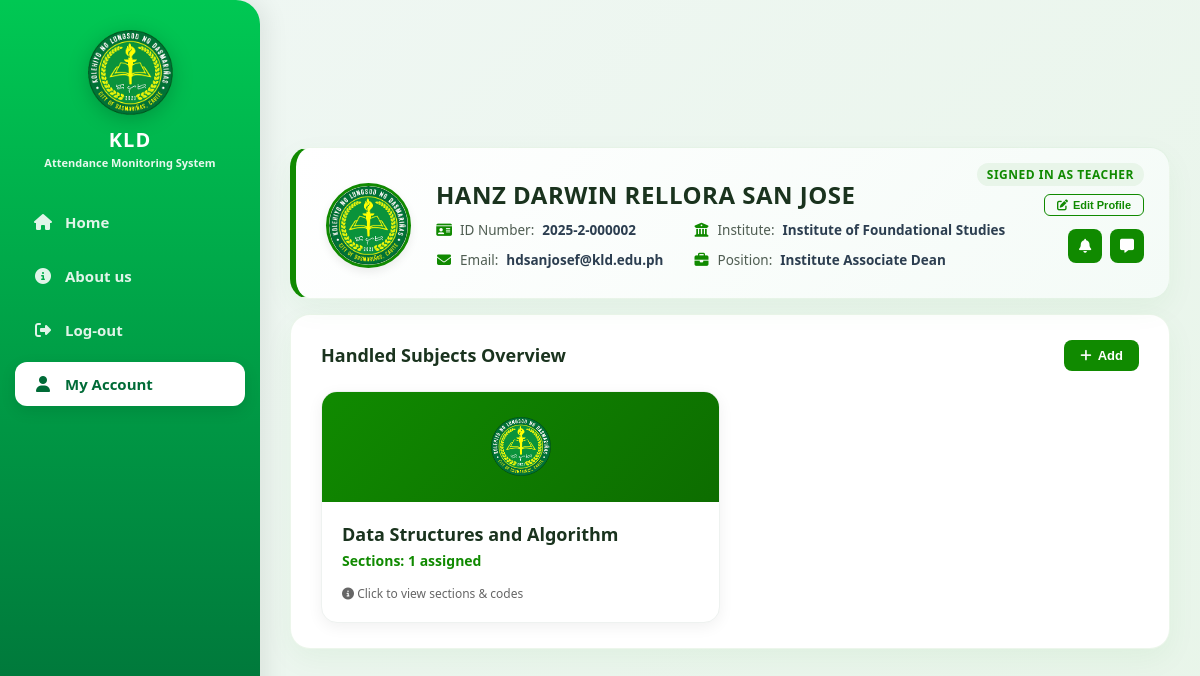
Page /teacher_dashboard.php (signed in) on the committed database.
### tables this page shows
CREATE TABLE `users` (
  `id` int(11) NOT NULL,
  `first_name` varchar(100) NOT NULL,
  `middle_name` varchar(100) DEFAULT NULL,
  `last_name` varchar(100) NOT NULL,
  `id_number` varchar(50) NOT NULL,
  `email` varchar(100) NOT NULL,
  `password` varchar(255) NOT NULL,
  `reset_code` varchar(10) DEFAULT NULL,
  `reset_expires` datetime DEFAULT NULL,
  `role` varchar(50) NOT NULL,
  `profile_pic` varchar(255) DEFAULT NULL,
  `created_at` timestamp NOT NULL DEFAULT current_timestamp(),
  `section` varchar(100) DEFAULT NULL,
  `institute` varchar(255) DEFAULT NULL,
  `position` varchar(255) DEFAULT NULL
);

### teacher_dashboard.php (the view, shortened to what this page needs)
<?php
require_once 'db_connect.php';
$teacher_id = $_SESSION['user_id'];
$stmt = $conn->prepare("SELECT first_name, middle_name, last_name, role, id_number, email, institute, position, profile_pic FROM users WHERE id = ?");
$stmt->bind_param("i", $teacher_id);
$stmt->execute();
$user = $stmt->get_result()->fetch_assoc();
$first_name = $user['first_name'] ?? '';
$middle_name = $user['middle_name'] ?? '';
$last_name = $user['last_name'] ?? '';
$stmt_sub = $conn->prepare("SELECT DISTINCT subject_name FROM teacher_subjects WHERE teacher_id = ?");
$stmt_sub->bind_param("i", $teacher_id);
$stmt_sub->execute();
$subjects_result = $stmt_sub->get_result();
?>
<!DOCTYPE html>
<html lang="en">
<head>
    <link rel="stylesheet" href="https://cdnjs.cloudflare.com/ajax/libs/font-awesome/6.4.0/css/all.min.css">
    <link rel="stylesheet" href="style.css?v=<?php echo time(); ?>">
</head>
<body>
    <nav>
        <div class="logo-container">
            <img src="kld-logo.png" alt="KLD Logo" class="sidebar-logo">
            <h3 class="brand-title">KLD</h3>
            <span class="brand-subtitle">Attendance Monitoring System</span>
        </div>
        <div class="nav-links">
            <a href="teacher_dashboard.php"><i class="fa-solid fa-house"></i> Home</a>
            <a href="about.php"><i class="fa-solid fa-circle-info"></i> About us</a>
            <a href="logout.php"><i class="fa-solid fa-right-from-bracket"></i> Log-out</a>
            <a href="teacher_dashboard.php" class="active"><i class="fa-solid fa-user"></i> My Account</a>
        </div>
    </nav>
    <main class="main-wrapper">
        <div class="styled-card profile-card-layout">
            <div class="profile-header-right">
                <span class="signed-in-badge">Signed in as Teacher</span>
                <button type="button" class="btn-edit-profile" onclick="openEditProfileModal()">
                    <i class="fa-solid fa-pen-to-square"></i> Edit Profile
                </button>
                <div style="display: flex; gap: 8px; margin-top: 5px;">
                    <a href="notifications.php" class="profile-icon-btn" title="Notifications">
                        <i class="fa-solid fa-bell"></i>
                    </a>
                    <a href="chat.php" class="profile-icon-btn" title="Chat">
                        <i class="fa-solid fa-message"></i>
                    </a>
                </div>
            </div>
            <div class="profile-content">
                <div class="user-profile-avatar">
                    <?php if (!empty($user['profile_pic']) && file_exists($user['profile_pic'])): ?>
                        <img src="<?php echo htmlspecialchars($user['profile_pic']); ?>" alt="Profile Picture">
                    <?php else: ?>
                        <i class="fa-solid fa-user"></i>
                    <?php endif; ?>
                </div>
                <div class="user-details">
                    <h2><?php echo strtoupper(htmlspecialchars(trim("$first_name $middle_name $last_name") ?: 'Teacher')); ?></h2>
                    <div class="user-details-grid">
                        <p><i class="fa-solid fa-id-card"></i> ID Number: <span><?php echo htmlspecialchars($user['id_number'] ?? 'N/A'); ?></span></p>
                        <p><i class="fa-solid fa-building-columns"></i> Institute: <span><?php echo htmlspecialchars($user['institute'] ?? 'N/A'); ?></span></p>
                        <p><i class="fa-solid fa-envelope"></i> Email: <span><?php echo htmlspecialchars($user['email'] ?? 'N/A'); ?></span></p>
                        <p><i class="fa-solid fa-briefcase"></i> Position: <span><?php echo htmlspecialchars($user['position'] ?? 'N/A'); ?></span></p>
                    </div>
                </div>
            </div>
        </div>
        <div class="styled-card">
            <div class="section-header">
                <h3>Handled Subjects Overview</h3>
                <button type="button" class="btn-add" id="toggleAddBtn" onclick="toggleAddForm()">
                    <i class="fa-solid fa-plus"></i> Add
                </button>
            </div>
            <div class="subject-cards-grid">
                <?php
                $stmt_sub->execute();
                $cards_result = $stmt_sub->get_result();
                if ($cards_result && $cards_result->num_rows > 0):
                    while ($card = $cards_result->fetch_assoc()):
                        $current_subject = $card['subject_name'];
                        $sec_stmt = $conn->prepare("SELECT id, section_name, class_code FROM teacher_subjects WHERE teacher_id = ? AND subject_name = ?");
                        $sec_stmt->bind_param("is", $teacher_id, $current_subject);
                        $sec_stmt->execute();
                        $sec_res = $sec_stmt->get_result();
                        $sections_data = [];
                        while ($s_row = $sec_res->fetch_assoc()) {
                            $sections_data[] = $s_row;
                        }
                ?>
                    <div class="subject-card" onclick='openSectionsModal(<?php echo json_encode($current_subject, JSON_HEX_TAG | JSON_HEX_APOS | JSON_HEX_QUOT | JSON_HEX_AMP); ?>, <?php echo json_encode($sections_data, JSON_HEX_TAG | JSON_HEX_APOS | JSON_HEX_QUOT | JSON_HEX_AMP); ?>)'>
                        <div class="subject-card-banner">
                            <img src="kld-logo.png" alt="KLD Logo" class="card-logo">
                        </div>
                        <div class="subject-card-body">
                            <div>
                                <h4 style="margin: 0 0 5px 0; font-size: 18px; color: #1a331e; font-weight: 800;"><?php echo htmlspecialchars($current_subject); ?></h4>
                                <h5 style="margin: 0; font-size: 14px; color: #108a00; font-weight: 700;">Sections: <?php echo count($sections_data); ?> assigned</h5>
                            </div>
                            <span style="font-size: 12px; color: #666;"><i class="fa-solid fa-circle-info"></i> Click to view sections & codes</span>
                        </div>
                    </div>
                <?php
                    endwhile;
                else:
                ?>
                    <p style="color: #888; font-size: 14px; grid-column: 1 / -1; text-align: center; padding: 25px;">Wala pang naka-assign na subjects o sections sa iyong account.</p>
                <?php endif; ?>
            </div>
        </div>
    </main>
</body>
</html>

### style.css (style rules this page uses)
* { margin: 0; padding: 0; box-sizing: border-box; }
html, body { width: 100%; min-height: 100vh; }
body { font-family: 'Segoe UI', Tahoma, Geneva, Verdana, sans-serif; color: #1e293b; display: flex; background-color: #f0f4f3; background-image: radial-gradient(circle at 95% 5%, rgba(0, 191, 99, 0.08) 0%, transparent 40%), radial-gradient(circle at 40% 90%, rgba(0, 191, 99, 0.05) 0%, transparent 40%); }
nav { width: 260px; height: 100vh; background: linear-gradient(180deg, #00c853 0%, #006b37 100%); padding: 30px 15px; display: flex; flex-direction: column; align-items: center; position: fixed; top: 0; left: 0; border-radius: 0 24px 24px 0; box-shadow: 6px 0 25px rgba(0, 0, 0, 0.08); z-index: 100; }
.logo-container { margin-bottom: 30px; text-align: center; width: 100%; }
.sidebar-logo { width: 85px; height: auto; filter: drop-shadow(0 4px 10px rgba(0, 0, 0, 0.2)); }
.brand-title { color: #ffffff; font-size: 20px; font-weight: 800; letter-spacing: 1px; margin-top: 6px; }
.brand-subtitle { color: rgba(255, 255, 255, 0.9); font-size: 11px; font-weight: 600; display: block; white-space: nowrap; margin-top: 2px; }
.nav-links { display: flex; flex-direction: column; gap: 10px; width: 100%; }
.nav-links a { color: rgba(255, 255, 255, 0.88); text-decoration: none; font-size: 15px; font-weight: 600; padding: 12px 18px; border-radius: 12px; display: flex; align-items: center; gap: 12px; transition: all 0.3s ease; }
.nav-links a i { font-size: 16px; width: 20px; text-align: center; }
.nav-links a.active { background: #ffffff; color: #006b37; box-shadow: 0 5px 15px rgba(0, 0, 0, 0.1); }
.main-wrapper { margin-left: 260px; width: calc(100% - 260px); min-height: 100vh; display: flex; align-items: center; justify-content: center; padding: 40px 20px; }
.profile-card-layout { display: flex; align-items: center; gap: 20px; }
.user-profile-avatar { width: 80px; height: 80px; border-radius: 50%; border: 3px solid #00c853; overflow: hidden; display: flex; align-items: center; justify-content: center; background: #e8f8f0; color: #00c853; font-size: 32px; flex-shrink: 0; }
.user-profile-avatar img { width: 100%; height: 100%; object-fit: cover; }

### rows in the picture
users: profile_pic (picture), first_name+middle_name+last_name "HANZ DARWIN RELLORA SAN JOSE", id_number "2025-2-000002", institute "Institute of Foundational Studies", email "hdsanjosef@kld.edu.ph", position "Institute Associate Dean"

### other values in the picture
$current_subject "Data Structures and Algorithm"
count($sections_data) "1"
